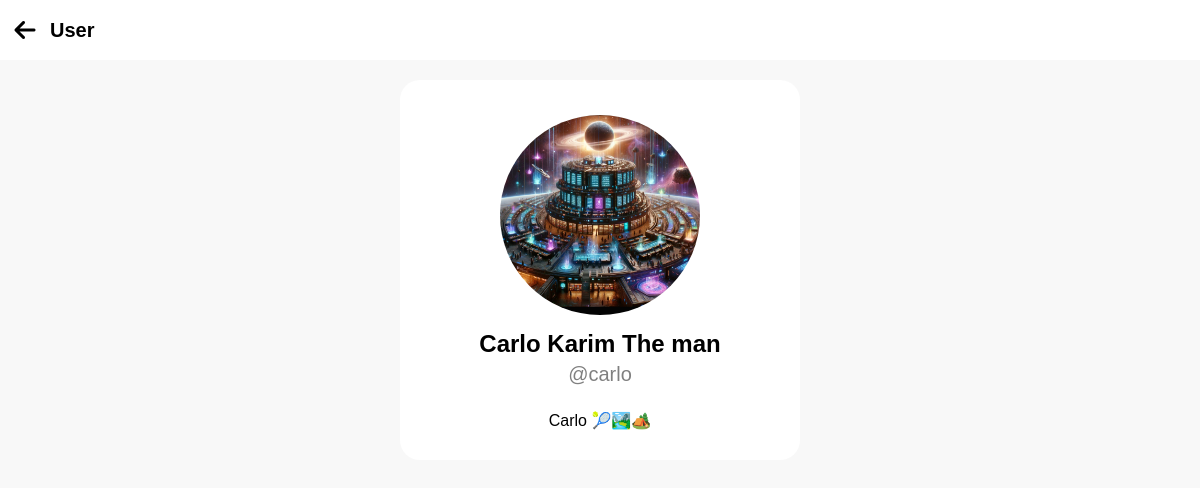
The page /user/1/ (signed in) on the database its author committed.
### social/models.py (models this page shows, shortened)
class User(AbstractUser):
    full_name = models.CharField(max_length=100)
    profile_pic = models.ImageField(upload_to="profile_pics/", default="default.png")
    bio = models.TextField(blank=True)

### social/views.py (the view)
# urls.py: path("user/<int:user_id>/", views.user_view, name="user"),
@login_required
def user_view(request, user_id):
    user = User.objects.get(pk=user_id)
    return render(request, "social/user.html", {'useri': user})

### social/templates/social/user.html (shortened to what this page needs)
{% extends 'social/layout.html' %}
{% block header %}
    <a class="back-btn" href="{% url 'feed' %}"><i class="fa-solid fa-arrow-left"></i></a>
    <span class="page-title">User</span>
{% endblock %}
{% block body %}
<div class="user-main">
    <div class="user-box">
        <img class="user-pfp" src="{{ useri.profile_pic.url }}" alt="pfp">
        <span class="user-full-name">{{ useri.full_name }}</span>
        <span class="user-username">@{{ useri.username }}</span>
        <div class="user-bio">{{ useri.bio }}</div>
    </div>
</div>
{% endblock %}

### social/static/social/styles.css (style rules this page uses)
* { padding: 0; margin: 0; box-sizing: border-box; font-family: Arial, Helvetica, sans-serif; }
body { display: flex; justify-content: center; text-align: center; background-color: #f8f8f8; }
.back-btn { text-decoration: none; color: black; width: 40px; height: 40px; font-size: 24px; border-radius: 5px; display: flex; justify-content: center; align-items: center; }
.page-title { font-weight: bold; font-size: 20px; }
.user-pfp { margin-top: 15px; height: 200px; width: 200px; margin-bottom: 10px; object-fit: cover; object-position: center; border-radius: 50%; }
.user-full-name { font-weight: bold; font-size: 24px; }
.user-username { color: gray; font-size: 20px; }
.user-bio { margin-top: 20px; }
.user-main { margin-top: 80px; display: flex; justify-content: center; align-items: center; }

### rows shown on the page
User: profile_pic (picture), full_name "Carlo Karim The man", username "carlo", bio "Carlo 🎾🏞️🏕️"
